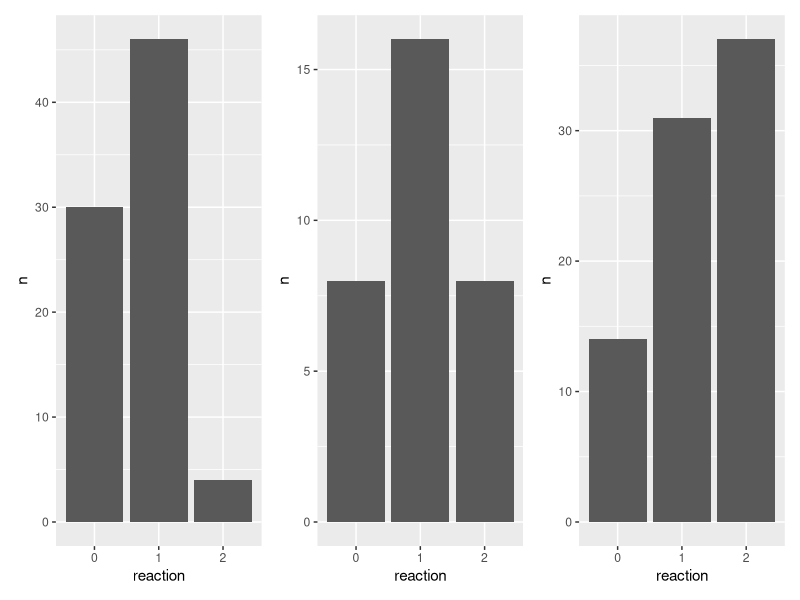
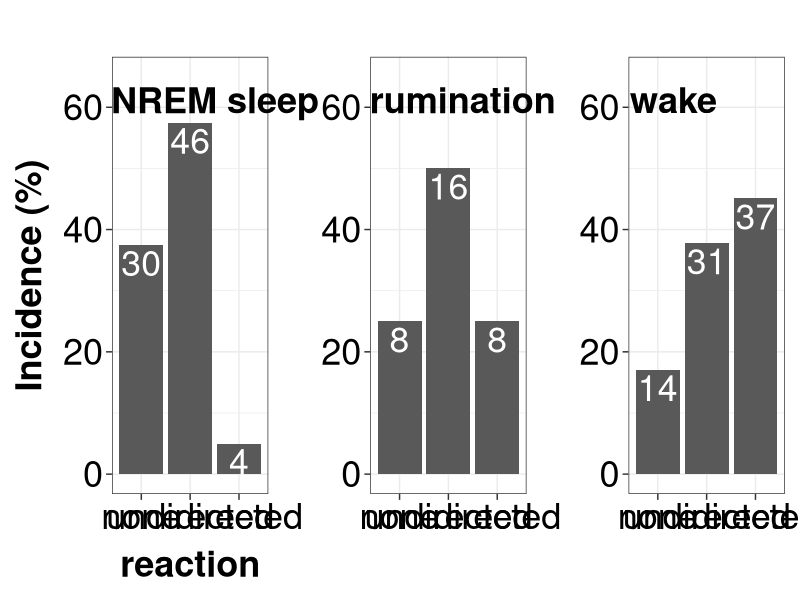
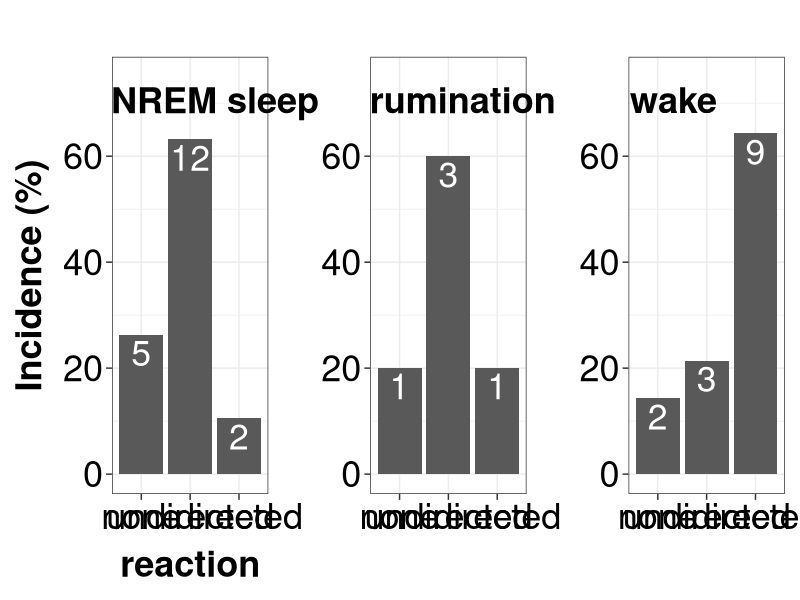
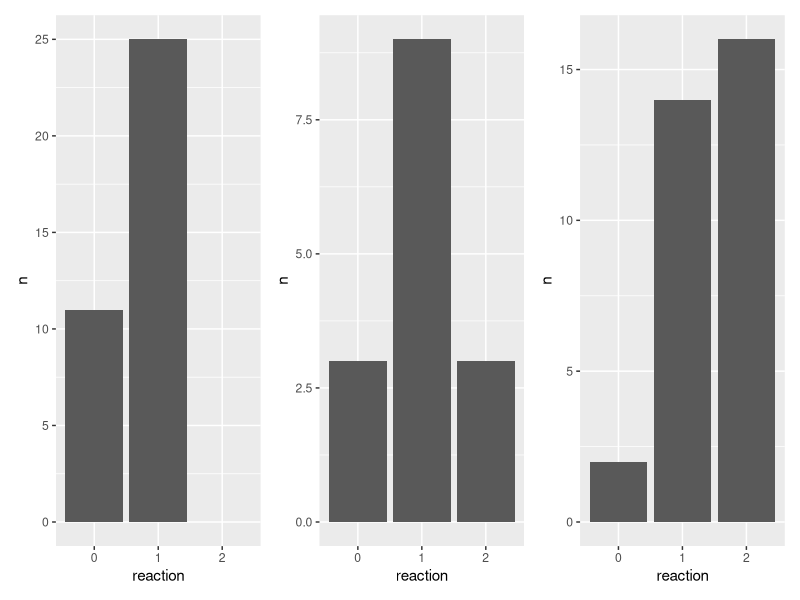
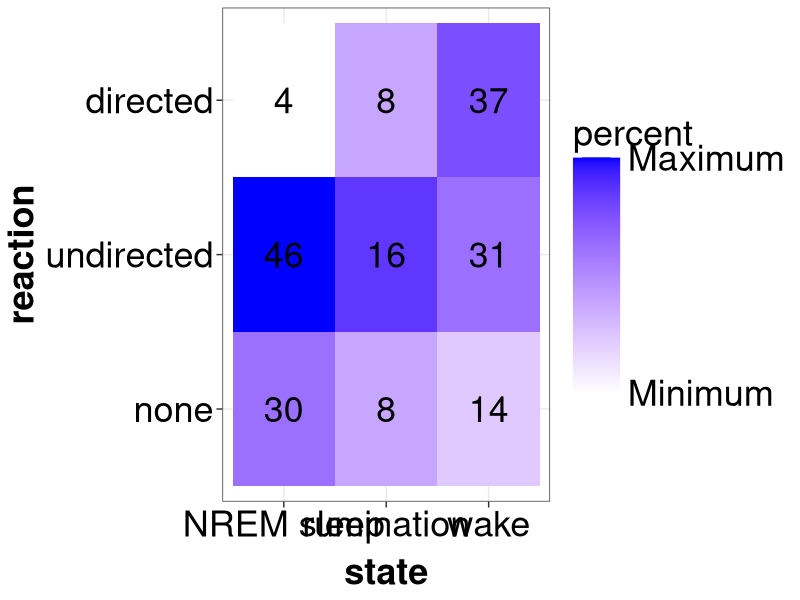
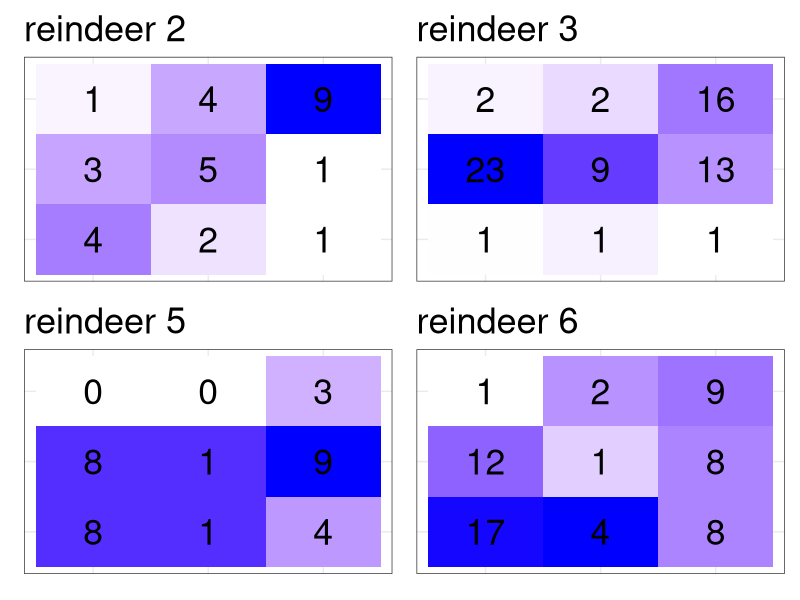
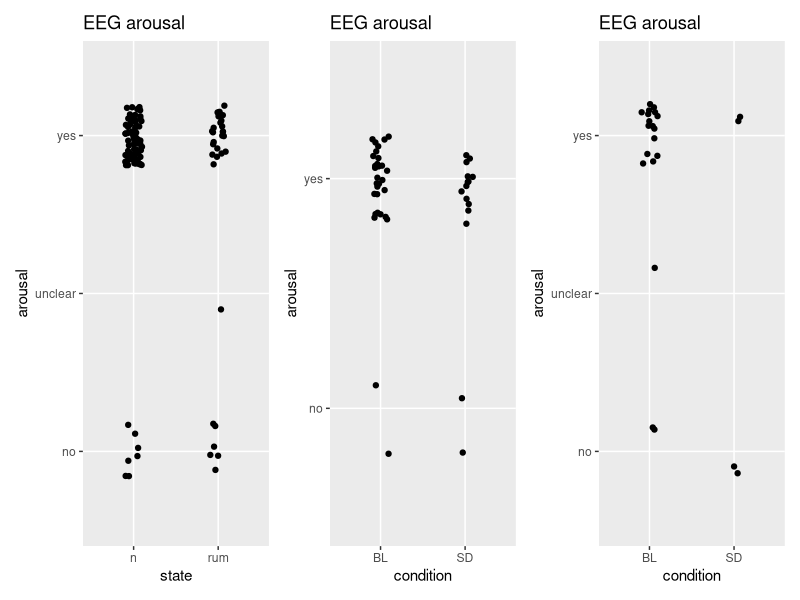
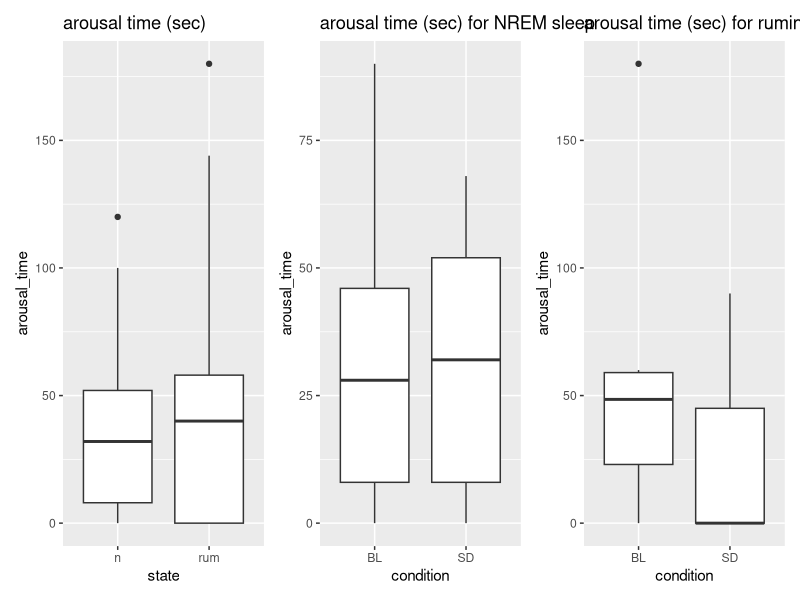

Write the R code that produced these figures, in order. (Note: this script raises an error after producing the figures.)


library(dplyr)
library("readxl")
library(ggplot2)
library(patchwork)

setwd("C:/Users/schlaf/Documents/GitHub/ReindeerSleep/data")


df <- read_excel("arousals48.xlsx")
df$reindeer <- as.factor(df$reindeer)
df$body_position <- as.factor(df$body_position)
df$state <- as.factor(df$state)
df$reaction <- as.factor(df$reaction)
df$condition <- as.factor(df$condition)
df$condition2 <- as.factor(df$condition2)
df$up_down <- as.factor(df$up_down)


df_counts <- df %>% count(state, reindeer, reaction, condition, up_down, .drop=FALSE)

p1 <- ggplot(subset(df_counts, state=="n"),aes(reaction,n)) + 
  geom_col()
p2 <- ggplot(subset(df_counts, state=="rum"),aes(reaction,n)) + 
  geom_col()
p3 <- ggplot(subset(df_counts, state=="w"),aes(reaction,n)) + 
  geom_col()


p1 + p2 + p3


##### scale in percentage, absolute number as number

df_counts_pooled <- df %>% count(state, reaction, .drop=FALSE)

df_counts_pooled <- df_counts_pooled %>%
  group_by(state) %>%
  mutate(percent = n/sum(n)*100)


p1 <- ggplot(subset(df_counts_pooled, state=="n"),aes(reaction, percent)) + 
  geom_col()+
  geom_text(aes(label=n),size = 9, position=position_dodge(width=0.9), vjust=1.2, colour = "white" )+
  ylim(0,65)+
  theme_bw()+
  ggtitle("NREM sleep")+
  scale_x_discrete(labels=c("none","undirected","directed"))+
  xlab("reaction") +  ylab("Incidence (%)")+
  theme(axis.text=element_text(size=26,colour = "black"), axis.title=element_text(size=26, face="bold"), 
        axis.ticks.length=unit(.15, "cm"), axis.title.y=element_text(margin = margin(t = 0, r = 10, b = 0, l = 0)),
        axis.title.x=element_text(margin = margin(t = 10, r = 0, b = 0, l = 0)),plot.title = element_text(size=26, face="bold",vjust = - 8, hjust = 0.02))


p2 <- ggplot(subset(df_counts_pooled, state=="rum"),aes(reaction, percent)) + 
  geom_col()+
  geom_text(aes(label=n),size = 9, position=position_dodge(width=0.9), vjust=1.2, colour = "white")+
  ylim(0,65)+
  theme_bw()+
  ggtitle("rumination")+
  scale_x_discrete(labels=c("none","undirected","directed"))+
  xlab("") + ylab("")+
  theme(axis.text=element_text(size=26,colour = "black"), axis.title=element_text(size=26, face="bold"),
        axis.ticks.length=unit(.15, "cm"), plot.title = element_text(size=26, face="bold",vjust = - 8, hjust = 0.02))

p3 <- ggplot(subset(df_counts_pooled, state=="w"),aes(reaction, percent)) + 
  geom_col()+
  geom_text(aes(label=n),size = 9, position=position_dodge(width=0.9), vjust=1.2, colour = "white")+
  ylim(0,65)+
  theme_bw()+
  ggtitle("wake")+
  scale_x_discrete(labels=c("none","undirected","directed"))+
  xlab("") + ylab("")+
  theme(axis.text=element_text(size=26,colour = "black"), axis.title=element_text(size=26, face="bold"),
        axis.ticks.length=unit(.15, "cm"), plot.title = element_text(size=26, face="bold",vjust = - 8, hjust = 0.02))

p1 + p2 + p3








#only 4 hours after Sleep Deprivation

df_counts_pooled_sd <- subset(df, condition2=="SD") %>% count(state, reaction, .drop=FALSE)

df_counts_pooled_sd <- df_counts_pooled_sd %>%
  group_by(state) %>%
  mutate(percent = n/sum(n)*100)



p1 <- ggplot(subset(df_counts_pooled_sd, state=="n"),aes(reaction, percent)) + 
  geom_col()+
  geom_text(aes(label=n),size = 9, position=position_dodge(width=0.9), vjust=1.2, colour = "white" )+
  ylim(0,75)+
  theme_bw()+
  ggtitle("NREM sleep")+
  scale_x_discrete(labels=c("none","undirected","directed"))+
  xlab("reaction") +  ylab("Incidence (%)")+
  theme(axis.text=element_text(size=26,colour = "black"), axis.title=element_text(size=26, face="bold"), 
        axis.ticks.length=unit(.15, "cm"), axis.title.y=element_text(margin = margin(t = 0, r = 10, b = 0, l = 0)),
        axis.title.x=element_text(margin = margin(t = 10, r = 0, b = 0, l = 0)),plot.title = element_text(size=26, face="bold",vjust = - 8, hjust = 0.02))


p2 <- ggplot(subset(df_counts_pooled_sd, state=="rum"),aes(reaction, percent)) + 
  geom_col()+
  geom_text(aes(label=n),size = 9, position=position_dodge(width=0.9), vjust=1.2, colour = "white")+
  ylim(0,75)+
  theme_bw()+
  ggtitle("rumination")+
  scale_x_discrete(labels=c("none","undirected","directed"))+
  xlab("") + ylab("")+
  theme(axis.text=element_text(size=26,colour = "black"), axis.title=element_text(size=26, face="bold"),
        axis.ticks.length=unit(.15, "cm"), plot.title = element_text(size=26, face="bold",vjust = - 8, hjust = 0.02))

p3 <- ggplot(subset(df_counts_pooled_sd, state=="w"),aes(reaction, percent)) + 
  geom_col()+
  geom_text(aes(label=n),size = 9, position=position_dodge(width=0.9), vjust=1.2, colour = "white")+
  ylim(0,75)+
  theme_bw()+
  ggtitle("wake")+
  scale_x_discrete(labels=c("none","undirected","directed"))+
  xlab("") + ylab("")+
  theme(axis.text=element_text(size=26,colour = "black"), axis.title=element_text(size=26, face="bold"),
        axis.ticks.length=unit(.15, "cm"), plot.title = element_text(size=26, face="bold",vjust = - 8, hjust = 0.02))

p1 + p2 + p3



#only when neighbour goes up

p1 <- ggplot(subset(df_counts, state=="n" & up_down=="u"),aes(reaction,n)) + 
  geom_col()
p2 <- ggplot(subset(df_counts, state=="rum" & up_down=="u"),aes(reaction,n)) + 
  geom_col()
p3 <- ggplot(subset(df_counts, state=="w" & up_down=="u"),aes(reaction,n)) + 
  geom_col()

p1 + p2 + p3


#### heatmaps (percentage reaction per state)   #####


#### pooled

df_counts_pooled <- df %>% count(state, reaction, .drop=FALSE)

df_counts_pooled <- df_counts_pooled %>%
  group_by(state) %>%
  mutate(percent = n/sum(n)*100)


ggplot(subset(df_counts_pooled, state!="rem"),aes(state, reaction, fill = percent)) + 
  geom_tile()+
  geom_text(aes(label=n),size = 9)+
  scale_y_discrete(labels=c("none","undirected","directed"))+
  scale_x_discrete(labels=c("NREM sleep","rumination","wake"))+
  scale_fill_gradient(low="white", high="blue",breaks=c(5.1,57.4999999999999),labels=c("Minimum","Maximum"))+
  theme_bw()+
  theme(axis.text=element_text(size=26,colour = "black"), axis.title=element_text(size=26, face="bold"), legend.text=element_text(size=26,colour = "black"),
        axis.title.x=element_text(margin = margin(t = 10, r = 0, b = 0, l = 0)),legend.title = element_text(size=26,colour = "black"), legend.key.size = unit(1.2, 'cm'), axis.ticks.length=unit(.15, "cm"))
  


#### per reindeer

df_counts <- df %>% count(state, reindeer, reaction, .drop=FALSE)

df_counts <- df_counts %>%
  group_by(state,reindeer) %>%
  mutate(percent = n/sum(n)*100)


p1 <- ggplot(subset(df_counts, reindeer==2 & state!="rem"), aes(state, reaction, fill = percent)) + 
  geom_tile()+
  ggtitle("reindeer 2")+
  geom_text(aes(label=n),size = 9)+
  scale_fill_gradient(low="white", high="blue")+
  theme_bw()+
  theme(axis.text=element_text(size=0), axis.title=element_text(size=0),
        plot.title = element_text(size=26,colour = "black"), legend.position="none", axis.ticks.length=unit(0, "cm"))

p2 <- ggplot(subset(df_counts, reindeer==3 & state!="rem"), aes(state, reaction, fill = percent)) + 
  geom_tile()+
  ggtitle("reindeer 3")+
  geom_text(aes(label=n),size = 9)+
  scale_fill_gradient(low="white", high="blue")+
  theme_bw()+
  theme(axis.text=element_text(size=0), axis.title=element_text(size=0),
        plot.title = element_text(size=26,colour = "black"), legend.position="none", axis.ticks.length=unit(0, "cm"))

p3 <- ggplot(subset(df_counts, reindeer==5 & state!="rem"), aes(state, reaction, fill = percent)) + 
  geom_tile()+
  ggtitle("reindeer 5")+
  geom_text(aes(label=n),size = 9)+
  scale_fill_gradient(low="white", high="blue")+
  theme_bw()+
  theme(axis.text=element_text(size=0), axis.title=element_text(size=0),
        plot.title = element_text(size=26,colour = "black"), legend.position="none", axis.ticks.length=unit(0, "cm"))

p4 <- ggplot(subset(df_counts, reindeer==6 & state!="rem"), aes(state, reaction, fill = percent)) + 
  geom_tile()+
  ggtitle("reindeer 6")+
  geom_text(aes(label=n),size = 9)+
  scale_fill_gradient(low="white", high="blue")+
  theme_bw()+
  theme(axis.text=element_text(size=0), axis.title=element_text(size=0),
        plot.title = element_text(size=26,colour = "black"), legend.position="none", axis.ticks.length=unit(0, "cm"))


p1 + p2 + p3 + p4





#### stats ######

df2 <- droplevels(subset(df, state!="rem"))

### ordinal ######
library(ordinal)
library(emmeans)

fmm1 <- clmm(reaction ~ state + (1|reindeer), df2)
summary(fmm1)

summary(lsmeans(fmm1,pairwise~state,adjust="tukey",mode="linear.predictor",type="Score"))


### do other factors have an effect?
df3 <- droplevels(subset(df2, condition!="BLb"))


fmm1 <- clmm(reaction ~ state * condition + (1|reindeer), df3)
summary(fmm1)
summary(lsmeans(fmm1,pairwise~state*condition,adjust="tukey",mode="linear.predictor",type="Score"))


fmm1 <- clmm(reaction ~ state * up_down + (1|reindeer), df2)
summary(fmm1)
summary(lsmeans(fmm1,pairwise~state*up_down,adjust="tukey",mode="linear.predictor",type="Score"))



fmm1 <- clmm(reaction ~ state + (1|reindeer), subset(df2, up_down=="u"))
summary(fmm1)
summary(lsmeans(fmm1,pairwise~state,adjust="tukey",mode="linear.predictor",type="Score"))



### linear-mixed model on counts (interaction reaction&state?) ######
library(lme4)
library(lmerTest)

model1 <- lmer(percent ~ reaction * state + (1|reindeer), df_counts)
summary(model1)
anova(model1)



#### chi-squared test  ####

library(gmodels)
library(MASS)


df2 <- droplevels(subset(df, state!="rem"))
counts <- table(df2$reaction, df2$state)
chisq.test(counts)

df3 <- droplevels(subset(df, state!="rem" & state!="w"))
counts <- table(df3$reaction, df3$state)
chisq.test(counts)

df4 <- droplevels(subset(df, state!="rem" & state!="n"))
counts <- table(df4$reaction, df4$state)
chisq.test(counts)

CrossTable(counts, fisher = TRUE, chisq = TRUE, expected = TRUE,
           sresid = TRUE, format = "SPSS")



##### arousal

df$arousal <- as.factor(df$arousal)


p1 <- ggplot(subset(df, state=='rum' | state=="n"), aes(state, arousal)) + 
  geom_jitter(width = 0.1, height=0.2)+
  ggtitle("EEG arousal")

p2 <- ggplot(subset(df, state=="n" & condition!='BLb'), aes(condition, arousal)) + 
  geom_jitter(width = 0.1, height=0.2)+
  ggtitle("EEG arousal")


p3 <- ggplot(subset(df, state=="rum" & condition!='BLb'), aes(condition, arousal)) + 
  geom_jitter(width = 0.1, height=0.2)+
  ggtitle("EEG arousal")

p1 + p2 + p3



subset(df, state=='rum' & arousal!='unclear') %>% 
  count(arousal) %>% 
  mutate() -> perc_arousal_rum

subset(df, state=='n') %>% 
  count(arousal) %>% 
  mutate() -> perc_arousal_nrem

subset(df, state=='rum' & condition == 'SD' & arousal!='unclear') %>% 
  count(arousal) %>% 
  mutate() -> perc_arousal_rum_SD

subset(df, state=='n' & condition == 'SD') %>% 
  count(arousal) %>% 
  mutate() -> perc_arousal_nrem_SD


perc_arousal <- data.frame(perc_arousal_rum,perc_arousal_nrem,perc_arousal_rum_SD,perc_arousal_nrem_SD)

##### arousal length


df$arousal_time <- as.numeric(df$arousal_time)


p1 <- ggplot(subset(df, state=='rum' | state=="n"), aes(state, arousal_time)) + 
  geom_boxplot()+
ggtitle("arousal time (sec)")

p2 <- ggplot(subset(df, state=="n" & condition!='BLb'), aes(condition, arousal_time)) + 
  geom_boxplot()+
ggtitle("arousal time (sec) for NREM sleep")


p3 <- ggplot(subset(df, state=="rum" & condition!='BLb'), aes(condition, arousal_time)) + 
  geom_boxplot()+
ggtitle("arousal time (sec) for rumination")


p1 + p2 + p3



##### transitions

df$transition <- as.factor(df$transition)



p1 <- ggplot(subset(df, state=='rum' | state=="n"), aes(state, transition)) + 
  geom_jitter(width = 0.1, height=0.2)+
  ggtitle("transitions")

p2 <- ggplot(subset(df, state=="n" & condition!='BLb'), aes(condition, transition)) + 
  geom_jitter(width = 0.1, height=0.2)+
  ggtitle("transitions NREM sleep")


p3 <- ggplot(subset(df, state=="rum" & condition!='BLb'), aes(condition, transition)) + 
  geom_jitter(width = 0.1, height=0.2)+
  ggtitle("transitions rumination")


p1 + p2 + p3



subset(df, state=='rum') %>% 
  count(transition) %>% 
  mutate() -> perc_trans_rum

subset(df, state=='n') %>% 
  count(transition) %>% 
  mutate() -> perc_trans_nrem


subset(df, state=='rum' & condition == 'SD') %>% 
  count(transition) %>% 
  mutate() -> perc_trans_rum_SD

subset(df, state=='n' & condition == 'SD') %>% 
  count(transition) %>% 
  mutate() -> perc_trans_nrem_SD

perc_trans <- data.frame(perc_trans_rum,perc_trans_nrem,perc_trans_rum_SD,perc_trans_nrem_SD)


##### rum-score (wake or NREM like)

p1 <- ggplot(subset(df, state=='rum'), aes(rum_score, arousal)) + 
  geom_jitter(width = 0.1, height=0.2)+
  ggtitle("arousal")

p2 <- ggplot(subset(df, state=='rum'), aes(rum_score, arousal_time)) + 
  geom_jitter(width = 0.1, height=0.2)+
  ggtitle("arousal time (sec)")

p3 <- ggplot(subset(df, state=='rum'), aes(rum_score, transition )) + 
  geom_jitter(width = 0.1, height=0.2)+
  ggtitle("transitions")

p4 <- ggplot(subset(df, state=='rum'), aes(rum_score, reaction)) + 
  geom_jitter(width = 0.1, height=0.2)+
  ggtitle("reaction")


p1 + p2 + p3 + p4
